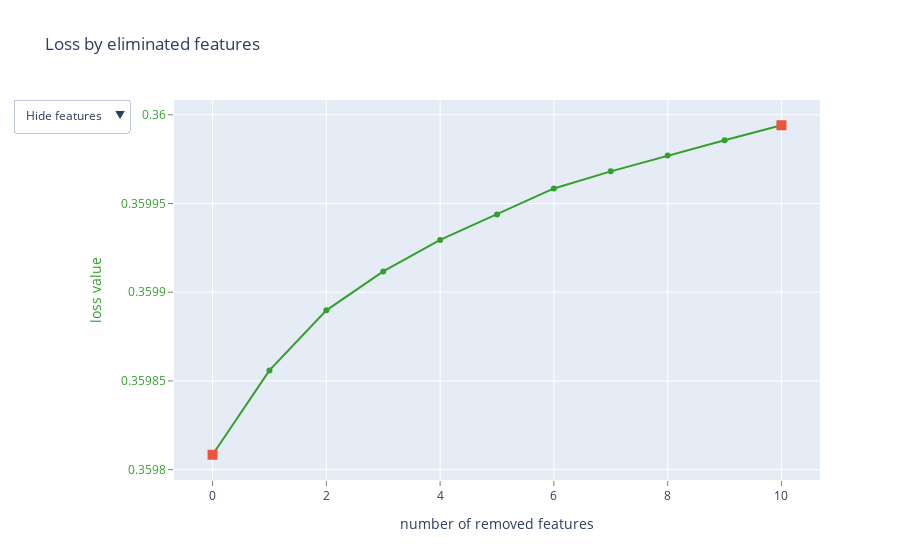

The cell this chart's notebook holds for it:
### Code cell
model.select_features(
    X=X_train,
    y=y_train,
    features_for_select=sel_feat,
    num_features_to_select=100,
    eval_set=(X_val, y_val),
    plot=True, 
    train_final_model=True
)

### Figure 1 — Plotly figure (JSON) as saved in the notebook; plotly's stock layout.template omitted (floating-point values rounded to 4 significant figures)
{"data": [{"line": {"color": "rgb(51,160,44)"}, "mode": "lines+markers", "name": "", "text": ["", "P1600_B", "P1230_E", "P1180_B", "P1300_B", "P1230_B", "P2200_E", "P1510_B", "P2210_E", "P1260_E", "P2340_E"], "type": "scatter", "x": [0, 1, 2, 3, 4, 5, 6, 7, 8, 9, 10], "y": [0.3598, 0.3599, 0.3599, 0.3599, 0.3599, 0.3599, 0.36, 0.36, 0.36, 0.36, 0.36]}, {"marker": {"size": 10, "symbol": "square"}, "mode": "markers", "name": "", "text": ["", "P2340_E"], "type": "scatter", "x": [0, 10], "y": [0.3598, 0.36]}, {"mode": "text", "name": "", "text": ["", "34", "25", "14", "48", "24", "85", "60", "81", "31", "93"], "textfont": {"color": "rgb(51,160,44)", "family": "sans serif", "size": 18}, "textposition": "bottom center", "type": "scatter", "visible": false, "x": [0, 1, 2, 3, 4, 5, 6, 7, 8, 9, 10], "y": [0.3598, 0.3599, 0.3599, 0.3599, 0.3599, 0.3599, 0.36, 0.36, 0.36, 0.36, 0.36]}, {"mode": "text", "name": "", "text": ["", "P1600_B", "P1230_E", "P1180_B", "P1300_B", "P1230_B", "P2200_E", "P1510_B", "P2210_E", "P1260_E", "P2340_E"], "textfont": {"color": "rgb(51,160,44)", "family": "sans serif", "size": 18}, "textposition": "bottom center", "type": "scatter", "visible": false, "x": [0, 1, 2, 3, 4, 5, 6, 7, 8, 9, 10], "y": [0.3598, 0.3599, 0.3599, 0.3599, 0.3599, 0.3599, 0.36, 0.36, 0.36, 0.36, 0.36]}], "layout": {"showlegend": false, "title": {"text": "Loss by eliminated features"}, "updatemenus": [{"active": 0, "buttons": [{"args": [{"visible": [true, true, false, false]}], "label": "Hide features", "method": "update"}, {"args": [{"visible": [true, true, true, false]}], "label": "Show indices", "method": "update"}, {"args": [{"visible": [true, true, false, true]}], "label": "Show names", "method": "update"}], "pad": {"r": 10, "t": 10}, "showactive": true, "x": -0.25, "xanchor": "left", "y": 1.03, "yanchor": "top"}], "xaxis": {"gridcolor": "rgb(255,255,255)", "showgrid": true, "showline": false, "showticklabels": true, "tickcolor": "rgb(127,127,127)", "ticks": "outside", "title": {"text": "number of removed features"}, "zeroline": false}, "yaxis": {"gridcolor": "rgb(255,255,255)", "showgrid": true, "showline": false, "showticklabels": true, "tickcolor": "rgb(127,127,127)", "tickfont": {"color": "rgb(51,160,44)"}, "ticks": "outside", "title": {"font": {"color": "rgb(51,160,44)"}, "text": "loss value"}, "zeroline": false}}}
